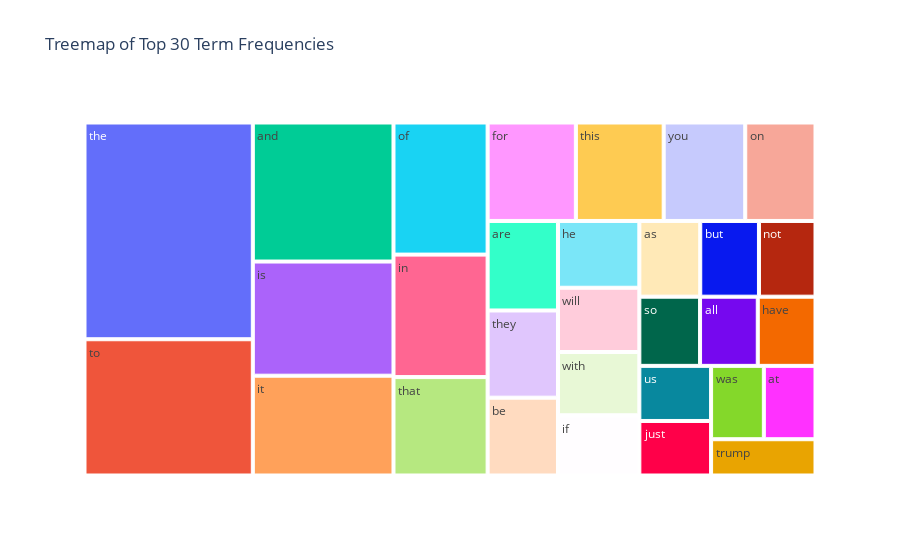

Notebook code for this chart:
### Code cell
import plotly.express as px

# Get top 30 terms by frequency
N = 30
top_indices = term_frequencies.argsort()[-N:][::-1]
top_terms = count_vect.get_feature_names_out()[top_indices]
top_freqs = term_frequencies[top_indices]

fig = px.treemap(
    names=top_terms,
    parents=[""]*N,
    values=top_freqs,
    title="Treemap of Top 30 Term Frequencies"
)
fig.show()

### Figure 1 — Plotly figure (JSON) as saved in the notebook; plotly's stock layout.template omitted (floating-point values rounded to 4 significant figures)
{"data": [{"domain": {"x": [0, 1], "y": [0, 1]}, "hovertemplate": "label=%{label}<br>value=%{value}<br>parent=%{parent}<extra></extra>", "labels": ["the", "to", "and", "is", "it", "of", "in", "that", "for", "this", "you", "on", "are", "they", "be", "he", "will", "with", "if", "as", "but", "not", "so", "all", "have", "us", "just", "was", "at", "trump"], "name": "", "parents": ["", "", "", "", "", "", "", "", "", "", "", "", "", "", "", "", "", "", "", "", "", "", "", "", "", "", "", "", "", ""], "type": "treemap", "values": [886, 557, 475, 390, 341, 302, 280, 225, 211, 210, 195, 168, 153, 149, 133, 132, 127, 125, 119, 112, 108, 104, 102, 97, 97, 96, 95, 94, 92, 92]}], "layout": {"legend": {"tracegroupgap": 0}, "title": {"text": "Treemap of Top 30 Term Frequencies"}}}
